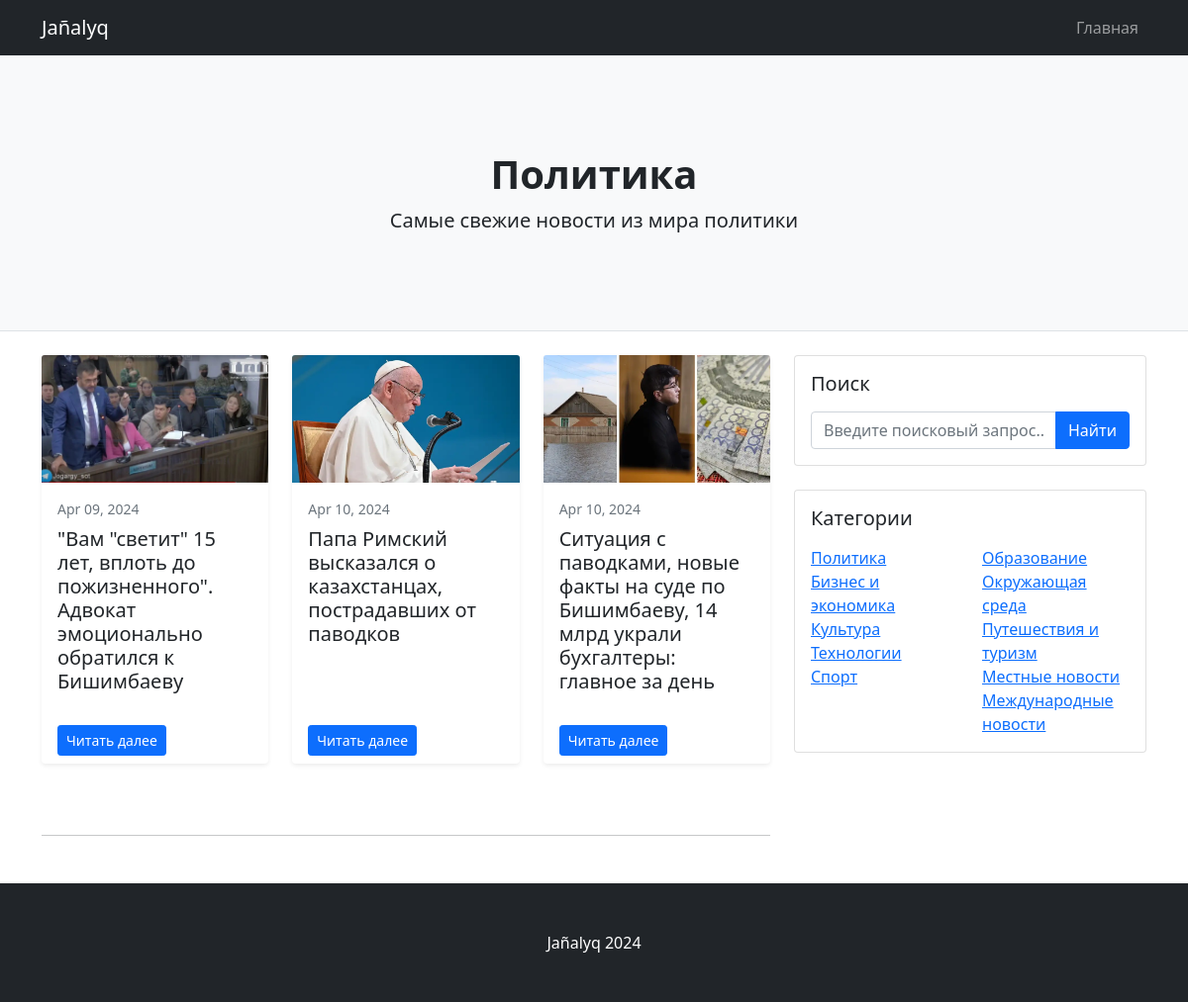
Screenshot of /politics/ with the database file from the repository.
### core/models.py (models this page shows, shortened)
class Post(models.Model):
    title = models.CharField(max_length=100, verbose_name='Заголовок поста')
    categories = models.ManyToManyField(Category, verbose_name='Категории')
    thumbnail = models.ImageField(upload_to='thumbnails/')
    body = RichTextUploadingField(verbose_name='Содержание поста')
    created = models.DateTimeField(auto_now_add=True)

### core/views.py (the view)
# urls.py: path('politics/', views.politics, name='politics'),
def politics(request):
    politics_posts = Post.objects.filter(categories__name='politics')
    return render(request, 'core/politics.html', {'politics_posts': politics_posts})

### core/templates/core/politics.html (shortened to what this page needs)
{% load static %}
<!DOCTYPE html>
<html lang="en">
<head>
    <link href="{% static 'css/styles.css' %}" rel="stylesheet">
</head>
<body>
<nav class="navbar navbar-expand-lg navbar-dark bg-dark">
    <div class="container">
        <a class="navbar-brand" href="#!">Jañalyq</a>
        <div class="collapse navbar-collapse" id="navbarSupportedContent">
            <ul class="navbar-nav ms-auto mb-2 mb-lg-0">
                <li class="nav-item"><a class="nav-link" href="{% url 'index' %}">Главная</a></li>
            </ul>
        </div>
    </div>
</nav>
<header class="py-5 bg-light border-bottom mb-4">
    <div class="container">
        <div class="text-center my-5">
            <h1 class="fw-bolder">Политика</h1>
            <p class="lead mb-0">Самые свежие новости из мира политики</p>
        </div>
    </div>
</header>
<div class="container">
    <div class="row">
        <div class="col-lg-8">
            <div class="row row-cols-1 row-cols-md-2 row-cols-lg-3 g-4">
                {% for post in politics_posts %}
                <div class="col-md-6 mb-4">
                    <div class="card shadow-sm border-0 h-100">
                        <img class="card-img-top" src="{{ post.thumbnail.url }}" alt="...">
                        <div class="card-body">
                            <p class="small text-muted mb-2">{{ post.created|date:"M d, Y" }}</p>
                            <h2 class="card-title h5">{{ post.title }}</h2>
                        </div>
                        <div class="card-footer bg-transparent border-0">
                            <a class="btn btn-primary btn-sm" href="{% url 'post_detail' post.pk %}">Читать далее </a>
                        </div>
                    </div>
                </div>
                {% endfor %}
            </div>
            <nav aria-label="Pagination pt-5">
                <hr class="my-0 mt-5">
            </nav>
        </div>
        <div class="col-lg-4">
            <div class="card mb-4">
    <div class="card-body">
        <h5 class="card-title mb-3">Поиск</h5>
        <form class="input-group" action="{% url 'search_results' %}" method="get">
            <input class="form-control" type="text" name="q" placeholder="Введите поисковый запрос..." aria-label="Введите поисковый запрос..." aria-describedby="button-search">
            <button class="btn btn-primary" id="button-search" type="submit">Найти</button>
        </form>
    </div>
</div>
            <div class="card mb-4">
                <div class="card-body">
                    <h5 class="card-title mb-3">Категории</h5>
                    <div class="row">
                        <div class="col-sm-6">
                            <ul class="list-unstyled mb-0">
                                <li><a href="{% url 'politics' %}">Политика</a></li>
                                <li><a href="{% url 'business' %}">Бизнес и экономика</a></li>
                                <li><a href="{% url 'culture' %}">Культура</a></li>
                                <li><a href="{% url 'technology' %}">Технологии</a></li>
                                <li><a href="{% url 'sports' %}">Спорт</a></li>
                            </ul>
                        </div>
                        <div class="col-sm-6">
                            <ul class="list-unstyled mb-0">
                                <li><a href="{% url 'education' %}">Образование</a></li>
                                <li><a href="{% url 'environment' %}">Окружающая среда</a></li>
                                <li><a href="{% url 'travel' %}">Путешествия и туризм</a></li>
                                <li><a href="{% url 'local_news' %}">Местные новости</a></li>
                                <li><a href="{% url 'international_news' %}">Международные новости</a></li>
                            </ul>
                        </div>
                    </div>
                </div>
            </div>
        </div>
    </div>
</div>
<footer class="py-5 bg-dark">
    <div class="container"><p class="m-0 text-center text-white">Jañalyq 2024</p></div>
</footer>
</body>
</html>

### rows the page displays
Post: thumbnail (picture), created "Apr 09, 2024", title "\"Вам \"светит\" 15 лет, вплоть до пожизненного\". Адвокат эмоционально обратился к Бишимбаеву"
Post: thumbnail (picture), created "Apr 10, 2024", title "Папа Римский высказался о казахстанцах, пострадавших от паводков"
Post: thumbnail (picture), created "Apr 10, 2024", title "Ситуация с паводками, новые факты на суде по Бишимбаеву, 14 млрд украли бухгалтеры: главное за день"
